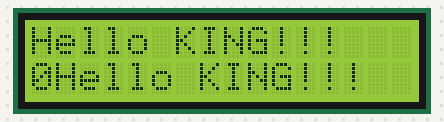
Simulated run of this sketch. Board: Arduino Uno, built with avr-gcc and run on an emulated ATmega328P. Parts: 16×2 character LCD.

Above: at 0.1 s.
At 4.1 s:
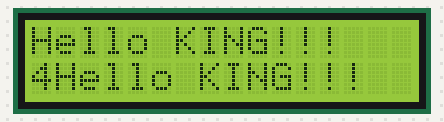
At 9.1 s:
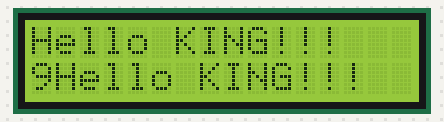
At 19.1 s:
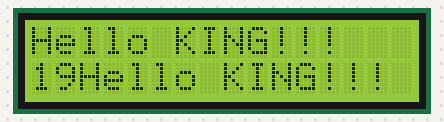
At 29.1 s:
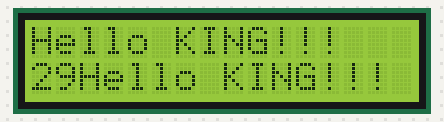
At 39.1 s:
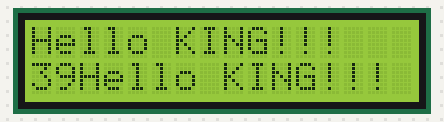

Measured:
- what the display in image 0 shows lasts 0.9 s, from 0.1 s to 1.0 s
- what the display in image 1 shows lasts 1.0 s, from 4.0 s to 5.0 s

The sketch:

LCD.ino
```cpp
#include<LiquidCrystal.h>

const int rs=12,en=11,d4=5,d5=4,d6=3,d7=2;
LiquidCrystal lcd(rs,en,d4,d5,d6,d7);
void setup() {
  // put your setup code here, to run once:

 lcd.begin(16,2);
// Serial.begin(9600);

}

void loop() {
  // put your main code here, to run repeatedly:
lcd.print("Hello KING!!!");
lcd.setCursor(0,1);
lcd.print(millis()/1000);
}
```
